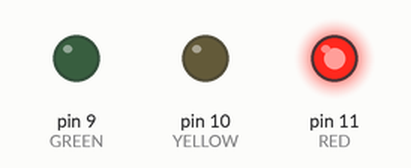
The sketch below on a simulated Arduino Uno, built with avr-gcc and run on an emulated ATmega328P. Parts: output pins drawn as LEDs (lit = HIGH).

Above: at 1.5 s.
At 4.5 s:
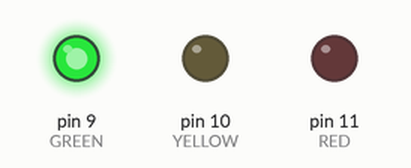
At 6.5 s:
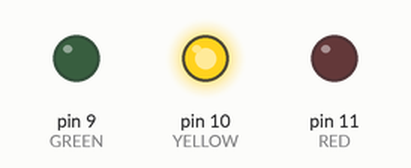
Timing chart, 0 to 9.1 s (numbered marks = the images above):
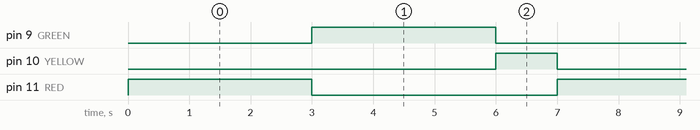

Measured:
- by itself, pin 9 (GREEN), pin 11 (RED): alternates HIGH for 3.0 s and LOW for 4.0 s
- by itself, pin 10 (YELLOW): alternates HIGH for 1.0 s and LOW for 6.0 s
- by itself, everything shown: repeats every 7.0 s, in 4 steps

The sketch:

light-traffic.ino
```cpp
#define POTENTIO A2
#define RED 11
#define YELLOW 10
#define GREEN 9
void setup(){
	Serial.begin(9600);
  pinMode(11, OUTPUT);
  pinMode(10, OUTPUT);
  pinMode(9, OUTPUT);
}

void loop(){
  digitalWrite(RED, HIGH);
  delay(3000);
  digitalWrite(RED, LOW);
  digitalWrite(GREEN, HIGH);
  delay(3000);
  digitalWrite(GREEN, LOW);
  digitalWrite(YELLOW, HIGH);
  delay(1000);
  digitalWrite(YELLOW, LOW);
  // It can be more readable by setting all the three in every delay, but I think that this code is so simple so no need for that.

}
```
